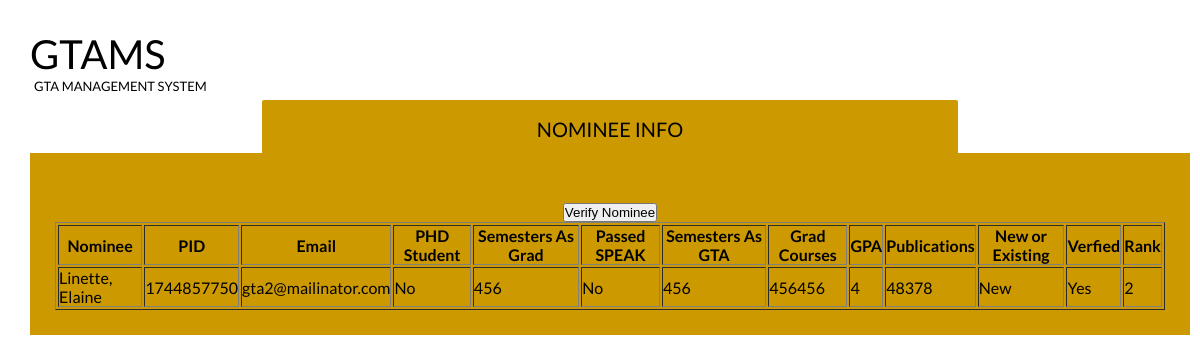
Page /verifyNominee.php?pid=1744857750 (signed in) on the committed database.
### tables this page shows
CREATE TABLE `nomination` (
  `nominatorLogin` varchar(50) NOT NULL,
  `pid` varchar(20) NOT NULL,
  `ranking` int(11) NOT NULL,
  `timestamp` datetime NOT NULL,
  `sessionid` varchar(20) NOT NULL,
  `verified` tinyint(4) NOT NULL DEFAULT '0',
  `responded` tinyint(4) NOT NULL DEFAULT '0',
  `averageScore` int(11) NOT NULL DEFAULT '0'
);

CREATE TABLE `gtanominee` (
  `advisor` varchar(70) DEFAULT NULL,
  `nomineeName` varchar(70) DEFAULT NULL,
  `pid` varchar(20) NOT NULL,
  `nomineeEmail` varchar(255) DEFAULT NULL,
  `nomineePhone` varchar(10) DEFAULT NULL,
  `isPHDStudent` int(11) DEFAULT NULL,
  `semestersAsGrad` int(11) DEFAULT NULL,
  `passedSpeak` int(11) DEFAULT NULL,
  `semestersAsGTA` int(11) DEFAULT NULL,
  `gradCourses` varchar(255) DEFAULT NULL,
  `gpa` float DEFAULT NULL,
  `publications` varchar(255) DEFAULT NULL,
  `newlyAdmitted` tinyint(1) DEFAULT NULL
);

### verifyNominee.php (the view, shortened to what this page needs)
<link rel="stylesheet" type="text/css" href="DBHomeStyle.css">
<h1>GTAMS <span>GTA Management System</span></h1>
<ul class="tabs">
    <li>
        <label for="tab3">Nominee Info</label>
        <div id="tab-content3" class="tab-content" align="center">
            <?php
            include 'connect.php';
			$nomineeQuery = mysqli_query($con, "SELECT * FROM gtanominee INNER JOIN nomination ON gtanominee.pid=nomination.pid WHERE gtanominee.pid='{$_GET['pid']}' AND sessionid='{$_SESSION['sessionid']}'");
			$nomineeInfo = mysqli_fetch_array($nomineeQuery);
			echo "<table border='1'>
					<tr>
                    <th>Nominee</th>
                    <th>PID</th>
					<th>Email</th>
					<th>PHD Student</th>
					<th>Semesters As Grad</th>
					<th>Passed SPEAK</th>
					<th>Semesters As GTA</th>
					<th>Grad Courses</th>
					<th>GPA</th>
					<th>Publications</th>
					<th>New or Existing</th>
					<th>Verfied</th>
					<th>Rank</th></tr>";
			echo "<td>" . $nomineeInfo['nomineeName'] . "</td>";
			echo "<td>" . $nomineeInfo['pid'] . "</td>";
			echo "<td>" . $nomineeInfo['nomineeEmail'] . "</td>";
			if($nomineeInfo['isPHDStudent']){
				echo "<td>Yes</td>";
			}else{
				echo "<td>No</td>";
			}
			echo "<td>" . $nomineeInfo['semestersAsGrad'] . "</td>";
			if($nomineeInfo['passedSpeak']){
				echo "<td>Yes</td>";
			}else{
				echo "<td>No</td>";
			}
			echo "<td>" . $nomineeInfo['semestersAsGTA'] . "</td>";
			echo "<td>" . $nomineeInfo['gradCourses'] . "</td>";
			echo "<td>" . $nomineeInfo['gpa'] . "</td>";
			echo "<td>" . $nomineeInfo['publications'] . "</td>";
			if($nomineeInfo['newlyAdmitted']){
				echo "<td>New</td>";
			}else{
				echo "<td>Existing</td>";
			}
			if($nomineeInfo['verified']){
				echo "<td>Yes</td>";
			}else{
				echo "<td>No</td>";
			}
			echo "<td>" . $nomineeInfo['ranking'] . "</td>";
			echo '<br>
				<form action="" method="POST">
					<input type="submit" name="submit" value="Verify Nominee">
				</form>';
            ?>
            </table>
        </div>
    </li>
</ul>

### DBHomeStyle.css (style rules this page uses)
* { margin: 0; padding: 0; -moz-box-sizing: border-box; -webkit-box-sizing: border-box; box-sizing: border-box; }
h1 { font-weight: normal; font-size: 40px; font-weight: normal; text-transform: uppercase; float: left; margin: 10px 0 100px 10px; }
h1 span { font-size: 13px; display: block; padding-left: 4px; }
.tabs { width: 100%; float: none; list-style: none; position: relative; margin: 80px 0 0 10px; text-align: left; }
.tabs li { margin-left:20%; }
.tabs label { display: block; padding: 14px 21px; border-radius: 2px 2px 0 0; font-size: 20px; font-weight: normal; text-transform: uppercase; background: #ffc904; cursor: pointer; position: absolute; top: 4px; -moz-transition: all 0.2s ease-in-out; -o-transition: all 0.2s ease-in-out; -webkit-transition: all 0.2s ease-in-out; transition: all 0.2s ease-in-out; }
.tabs .tab-content { z-index: 2; display: none; overflow: hidden; width: 100%; font-size: 17px; line-height: 25px; padding: 25px; position: absolute; top: 53px; left: 0; background: #CC9900; }
.tabs [id^="tab"]:checked + label { top: 0; padding-top: 17px; background: #CC9900; width:60%; text-align:center; }
.tabs [id^="tab"]:checked ~ [id^="tab-content"] { display: block; }

### rows in the picture
nomination: pid.nomineeName "Linette, Elaine", pid "1744857750", pid.nomineeEmail "gta2@mailinator.com", pid.semestersAsGrad "456", pid.semestersAsGTA "456", pid.gradCourses "456456", pid.gpa "4", pid.publications "48378", ranking "2"
